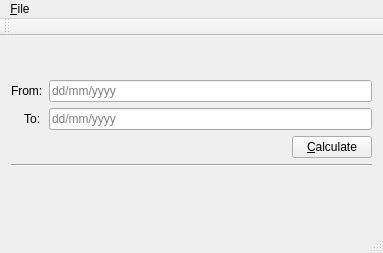
<?xml version="1.0" encoding="UTF-8"?>
<ui version="4.0">
 <class>MainWindow</class>
 <widget class="QMainWindow" name="MainWindow">
  <property name="geometry">
   <rect>
    <x>0</x>
    <y>0</y>
    <width>383</width>
    <height>253</height>
   </rect>
  </property>
  <property name="windowTitle">
   <string>Date Calculator</string>
  </property>
  <widget class="QWidget" name="centralWidget">
   <layout class="QVBoxLayout" name="verticalLayout_2">
    <item>
     <spacer name="verticalSpacer_3">
      <property name="orientation">
       <enum>Qt::Vertical</enum>
      </property>
      <property name="sizeHint" stdset="0">
       <size>
        <width>20</width>
        <height>40</height>
       </size>
      </property>
     </spacer>
    </item>
    <item>
     <layout class="QFormLayout" name="formLayout">
      <item row="0" column="0">
       <widget class="QLabel" name="fromLabel">
        <property name="text">
         <string>From:</string>
        </property>
       </widget>
      </item>
      <item row="0" column="1">
       <widget class="QLineEdit" name="fromLineEdit">
        <property name="toolTip">
         <string>&lt;html&gt;&lt;head/&gt;&lt;body&gt;&lt;p&gt;Starting date&lt;/p&gt;&lt;/body&gt;&lt;/html&gt;</string>
        </property>
        <property name="inputMask">
         <string/>
        </property>
        <property name="text">
         <string/>
        </property>
        <property name="placeholderText">
         <string>dd/mm/yyyy</string>
        </property>
       </widget>
      </item>
      <item row="1" column="1">
       <widget class="QLineEdit" name="toLineEdit">
        <property name="toolTip">
         <string>&lt;html&gt;&lt;head/&gt;&lt;body&gt;&lt;p&gt;Ending date&lt;/p&gt;&lt;/body&gt;&lt;/html&gt;</string>
        </property>
        <property name="placeholderText">
         <string>dd/mm/yyyy</string>
        </property>
       </widget>
      </item>
      <item row="2" column="1">
       <layout class="QHBoxLayout" name="inputLayout">
        <item>
         <spacer name="inputSpacer">
          <property name="orientation">
           <enum>Qt::Horizontal</enum>
          </property>
          <property name="sizeHint" stdset="0">
           <size>
            <width>40</width>
            <height>20</height>
           </size>
          </property>
         </spacer>
        </item>
        <item>
         <widget class="QPushButton" name="calculateButton">
          <property name="toolTip">
           <string>&lt;html&gt;&lt;head/&gt;&lt;body&gt;&lt;p&gt;Calculate&lt;/p&gt;&lt;/body&gt;&lt;/html&gt;</string>
          </property>
          <property name="text">
           <string>&amp;Calculate</string>
          </property>
         </widget>
        </item>
       </layout>
      </item>
      <item row="1" column="0">
       <widget class="QLabel" name="toLabel">
        <property name="text">
         <string>    To:</string>
        </property>
       </widget>
      </item>
     </layout>
    </item>
    <item>
     <widget class="Line" name="line">
      <property name="orientation">
       <enum>Qt::Horizontal</enum>
      </property>
     </widget>
    </item>
    <item>
     <layout class="QHBoxLayout" name="outputLayout">
      <item alignment="Qt::AlignRight|Qt::AlignVCenter">
       <widget class="QLabel" name="answerLabel">
        <property name="text">
         <string/>
        </property>
        <property name="textFormat">
         <enum>Qt::RichText</enum>
        </property>
       </widget>
      </item>
     </layout>
    </item>
    <item>
     <spacer name="verticalSpacer">
      <property name="orientation">
       <enum>Qt::Vertical</enum>
      </property>
      <property name="sizeHint" stdset="0">
       <size>
        <width>20</width>
        <height>40</height>
       </size>
      </property>
     </spacer>
    </item>
   </layout>
  </widget>
  <widget class="QMenuBar" name="menuBar">
   <property name="geometry">
    <rect>
     <x>0</x>
     <y>0</y>
     <width>383</width>
     <height>29</height>
    </rect>
   </property>
   <widget class="QMenu" name="menuFile">
    <property name="title">
     <string>&amp;File</string>
    </property>
    <addaction name="actionQuit"/>
   </widget>
   <addaction name="menuFile"/>
  </widget>
  <widget class="QStatusBar" name="statusBar"/>
  <widget class="QToolBar" name="mainToolBar">
   <attribute name="toolBarArea">
    <enum>TopToolBarArea</enum>
   </attribute>
   <attribute name="toolBarBreak">
    <bool>false</bool>
   </attribute>
  </widget>
  <action name="actionQuit">
   <property name="text">
    <string>&amp;Quit</string>
   </property>
  </action>
 </widget>
 <layoutdefault spacing="6" margin="11"/>
 <resources/>
 <connections>
  <connection>
   <sender>calculateButton</sender>
   <signal>clicked()</signal>
   <receiver>answerLabel</receiver>
   <slot>update()</slot>
   <hints>
    <hint type="sourcelabel">
     <x>329</x>
     <y>152</y>
    </hint>
    <hint type="destinationlabel">
     <x>372</x>
     <y>195</y>
    </hint>
   </hints>
  </connection>
 </connections>
</ui>
